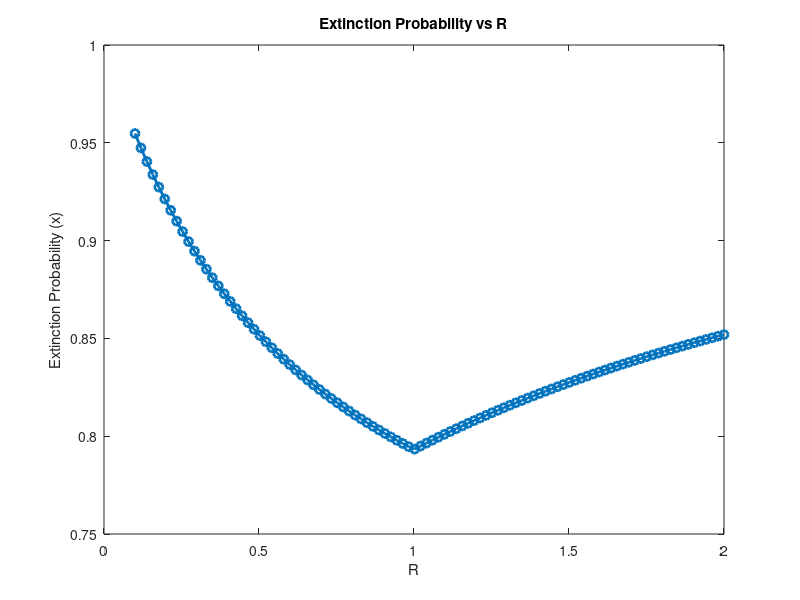

Source code (MATLAB):
function plot_fixed_point_vs_R()

    % Initial value
    x0 = 0; 
    
    % Tolerance for convergence
    tolerance = 1e-8;
    
    % Maximum number of iterations
    max_iterations = 1000;

    % Define the range of R values
    R_values = linspace(0.1, 2, 100);

    % Store the fixed points' results
    fixed_points = zeros(size(R_values));

    % Iterate to calculate fixed points
    for i = 1:length(R_values)
        R = R_values(i);

        % Reset the initial value
        x0 = 0;

        % Iterate to calculate the fixed point
        for iteration = 1:max_iterations
            % Calculate the next value
            x_next = f(x0, R);

            % Check if the tolerance is met
            if abs(x_next - x0) < tolerance
                fixed_points(i) = x_next;
                break;
            end

            % Update the value
            x0 = x_next;
        end
    end

    % Plot the graph
    figure;
    plot(R_values, fixed_points, 'o-', 'LineWidth', 2);
    xlabel('R');
    ylabel('Extinction Probability (x)');
    title('Extinction Probability vs R');

    % Define the function
    function result = f(x, R)
        alpha = 0.39; %  alpha value
        y1 = 1;      %  y1 value
        y0 = 6;      % y0 value
        s = 0.1266;  %  s value
        m = 100000;   %  m value

        result = alpha + (1 - 2 * y1 / y0 * min(R, 1) / (1 + R)) * (1 - alpha) * x ...
                 + 2 * y1 / y0 * min(R, 1) / (1 + R) * (1 - alpha) * x^(s * m / (2 * (1 - alpha)));
    end

end
